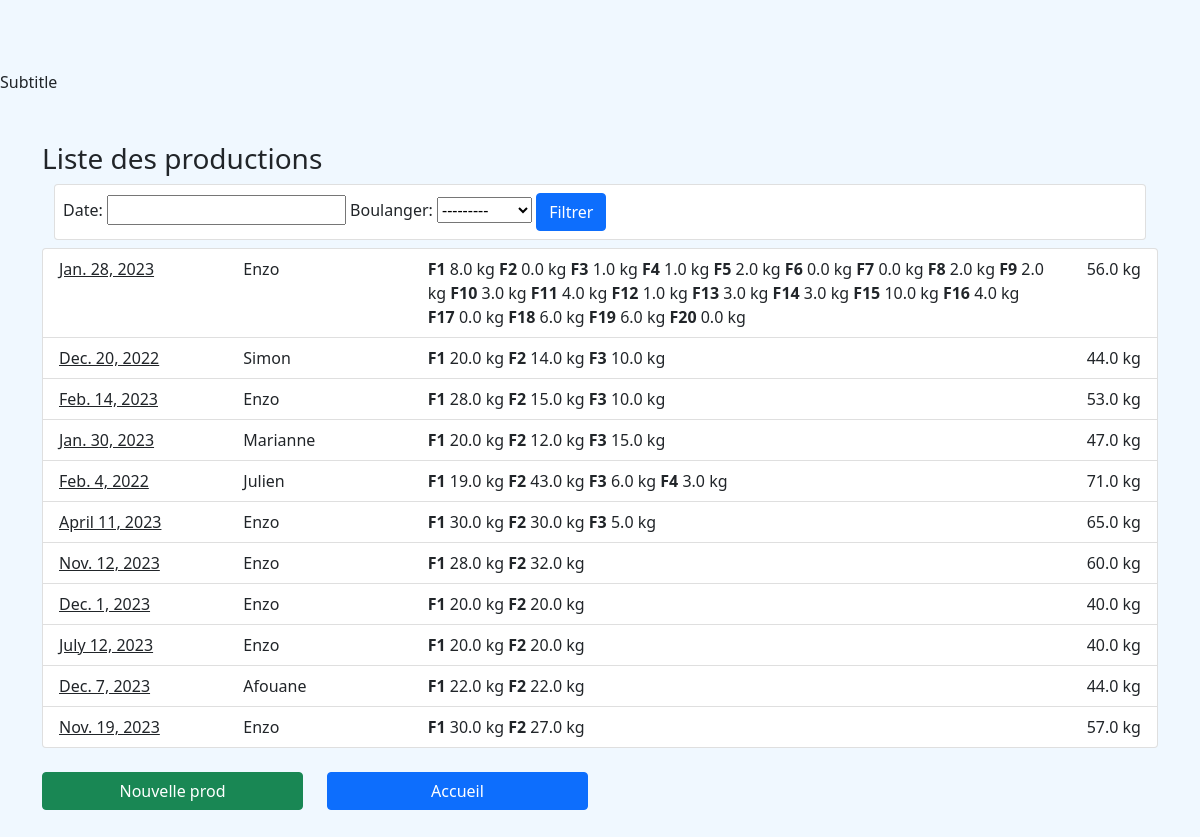
The app's page /prod/prodlist/, older data.
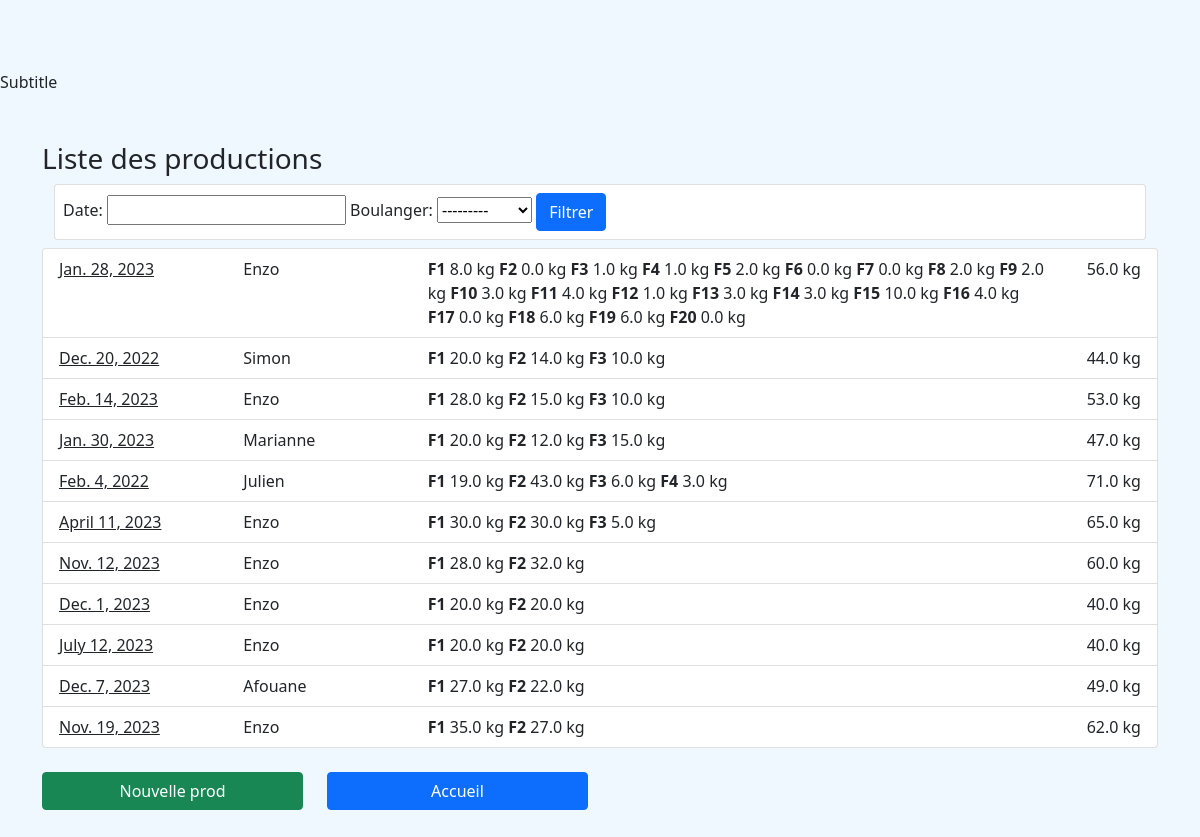
The same page, newer data.
### prod/models.py (models this page shows, shortened)
class Data(models.Model):
    prod_id = models.ForeignKey(Prod, on_delete=models.CASCADE)
    T80 = models.FloatField(default=0)
    BuchNat = models.FloatField(default=0)
    BuchMG = models.FloatField(default=0)
    BuchRN = models.FloatField(default=0)
    BuchNoix = models.FloatField(
        default=0,
    )
    RizSar = models.FloatField(
        default=0,
    )
    PetEp = models.FloatField(
        default=0,
    )
    Brioche = models.FloatField(
        default=0,
    )
    Cookies = models.IntegerField(default=0)
    @property
    def total(self):
        return (
            self.T80
            + self.BuchNat
            + self.BuchMG
            + self.BuchRN
            + self.BuchNoix
            + self.RizSar
            + self.PetEp
            + self.Brioche
        )

class Prod(models.Model):
    date = models.DateField(unique=True)
    boulanger = models.CharField(
        max_length=100, default="", null="", choices=boulanger_list
    )
    def get_absolute_url(self):
        return reverse("prod:prod_detail", kwargs={"pk": self.pk})
    @property
    def total_sum(self):
        childs = Data.objects.filter(prod_id=self)
        total = sum([c.total for c in childs])
        return total

### prod/views.py (the view)
# urls.py: path("prodlist/", views.ProdListView.as_view(), name="list_prod"),
class ProdListView(ListView):
    model = Prod
    template_name = "prod_list.html"
    def get_context_data(self, **kwargs):
        context = super(ProdListView, self).get_context_data(**kwargs)
        prodFilter = ProdFilter(self.request.GET, queryset=context["prod_list"])
        prod_list = prodFilter.qs
        context["prodFilter"] = prodFilter
        context["prod_list"] = prod_list
        return context

### templates/prod_list.html
{% extends 'base.html' %} {% block title %}Productions{% endblock %}
{% block content %}
<h1 class="h3">Liste des productions</h1>
<div id="searchbar_div">
  <div class="container mb-2">
    <div class="row">
      <div class="col">
        <div class="card card_body p-2">
          <form method="get">
            {{ prodFilter.form }}
            <button class="btn btn-primary" type="submit">Filtrer</button>
          </form>
        </div>
      </div>
    </div>
  </div>
</div>
{% if prod_list %}
<ul class="list-group">
  {% for prod in prod_list %}
  <li class="list-group-item">
    <div class="row">
      <div class="col-2">
        <a class="text-reset" href="{{ prod.get_absolute_url }}"
          >{{ prod.date }}
        </a>
      </div>
      <div class="col-2">{{ prod.boulanger }}</div>
      <div class="col-7">
        {% for data in prod.data_set.all%}
        <strong>F{{forloop.counter}}</strong> {{data.total}} kg {% endfor %}
      </div>
      <div class="col-1 text-end">{{ prod.total_sum}} kg</div>
    </div>
  </li>
  {% endfor %}
</ul>
{% else %}
<p>There are no prod to display.</p>
{% endif %}
<div class="row mt-4" id="button-row">
  <div class="col-3">
    <a
      href="{% url 'prod:add_prod' %}"
      role="button"
      class="btn btn-success w-100"
      >Nouvelle prod</a
    >
  </div>
  <div class="col-3">
    <a href="{% url 'prod:home' %}" role="button" class="btn btn-primary w-100"
      >Accueil</a
    >
  </div>
</div>
{% endblock content %}

Row changes from the older to the newer data that the page shows:
changed through a linked row, Prod "Dec. 7, 2023": total_sum "44.0" → "49.0"
changed Data (number 43 of 46 on the later page): total "22.0" → "27.0"
changed through a linked row, Prod "Nov. 19, 2023": total_sum "57.0" → "62.0"
changed Data (number 45 of 46 on the later page): total "30.0" → "35.0"
